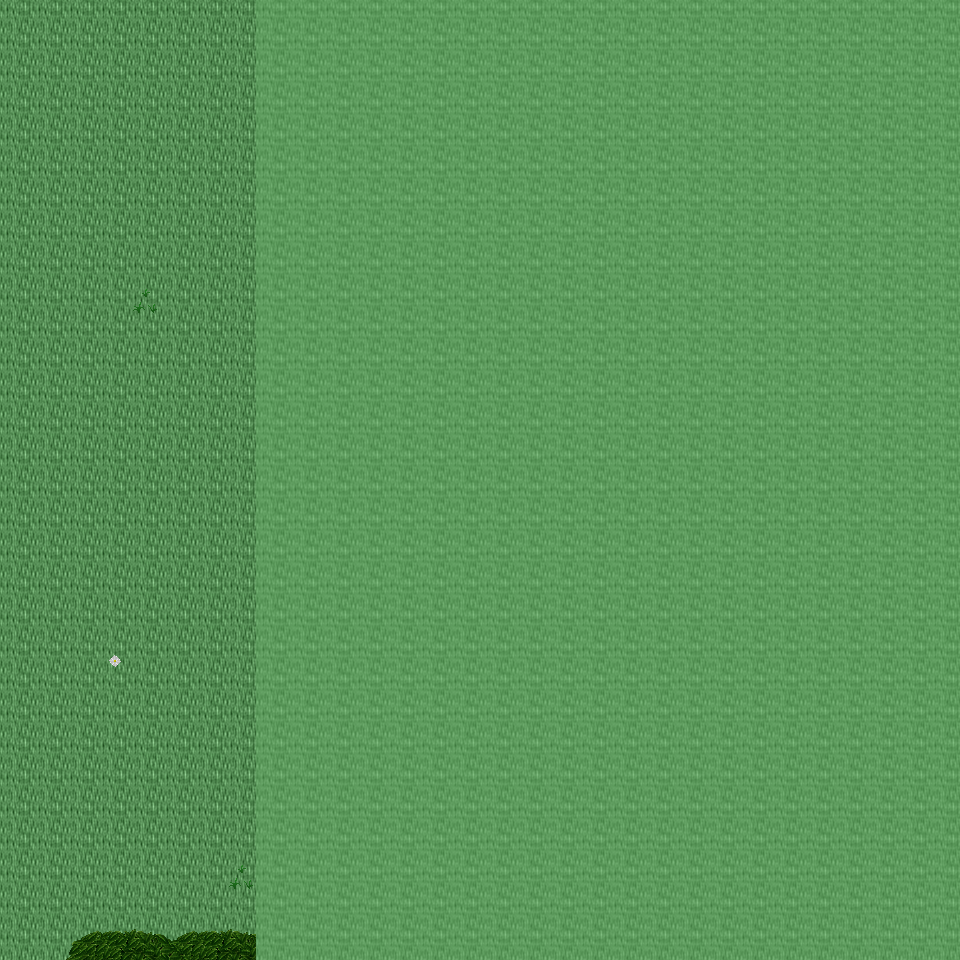

Rendered tile map (Tiled .tmx) drawn with the repository's tilesets; below, a short description and the map source with its tile grids summarised:
An orthogonal 30x30 tile map with 32x32 px tiles, 6 tile layers (Ground, Object, Object2, Above, ...), 31 tilesets and 3 objects (3x mapchange).

<map version="1.0" orientation="orthogonal" renderorder="right-down" width="30" height="30" tilewidth="32" tileheight="32" nextobjectid="4">
  <tileset firstgid="1" name="tileset_ground_ground" tilewidth="32" tileheight="32" tilecount="33" columns="3">
    <image source="../drawable/tileset_ground_ground.png" width="96" height="352" />
  </tileset>
  <tileset firstgid="34" name="tileset_plant_grasses" tilewidth="32" tileheight="32" tilecount="6" columns="3">
    <image source="../drawable/tileset_plant_grasses.png" width="96" height="64" />
  </tileset>
  <tileset firstgid="40" name="tileset_plant_flower_daisy_white" tilewidth="32" tileheight="32" tilecount="8" columns="2">
    <image source="../drawable/tileset_plant_flower_daisy_white.png" width="64" height="128" />
  </tileset>
  <tileset firstgid="48" name="tileset_ground_grass_edges" tilewidth="32" tileheight="32" tilecount="36" columns="12">
    <image source="../drawable/tileset_ground_grass_edges.png" width="384" height="96" />
  </tileset>
  <tileset firstgid="84" name="tileset_ground_grass_corners" tilewidth="32" tileheight="32" tilecount="24" columns="6">
    <image source="../drawable/tileset_ground_grass_corners.png" width="192" height="128" />
  </tileset>
  <tileset firstgid="108" name="tileset_ground_earth_edges" tilewidth="32" tileheight="32" tilecount="18" columns="6">
    <image source="../drawable/tileset_ground_earth_edges.png" width="192" height="96" />
  </tileset>
  <tileset firstgid="126" name="tileset_ground_rock_pebbles" tilewidth="32" tileheight="32" tilecount="3" columns="1">
    <image source="../drawable/tileset_ground_rock_pebbles.png" width="32" height="96" />
  </tileset>
  <tileset firstgid="129" name="tileset_plant_flower_daisy_yellow" tilewidth="32" tileheight="32" tilecount="8" columns="2">
    <image source="../drawable/tileset_plant_flower_daisy_yellow.png" width="64" height="128" />
  </tileset>
  <tileset firstgid="137" name="tileset_plant_flower_daisy_red" tilewidth="32" tileheight="32" tilecount="8" columns="2">
    <image source="../drawable/tileset_plant_flower_daisy_red.png" width="64" height="128" />
  </tileset>
  <tileset firstgid="145" name="tileset_plant_tree_tree_fluffy" tilewidth="32" tileheight="32" tilecount="12" columns="4">
    <image source="../drawable/tileset_plant_tree_tree_fluffy.png" width="128" height="96" />
  </tileset>
  <tileset firstgid="157" name="tileset_logic_collision" tilewidth="32" tileheight="32" tilecount="1" columns="1">
    <image source="../drawable/tileset_logic_collision.png" width="32" height="32" />
  </tileset>
  <tileset firstgid="158" name="tileset_ground_water_swamp_water" tilewidth="32" tileheight="32" tilecount="33" columns="3">
    <image source="../drawable/tileset_ground_water_swamp_water.png" width="96" height="352" />
  </tileset>
  <tileset firstgid="191" name="tileset_plant_tree_tree_darkgreen" tilewidth="32" tileheight="32" tilecount="88" columns="8">
    <image source="../drawable/tileset_plant_tree_tree_darkgreen.png" width="256" height="352" />
  </tileset>
  <tileset firstgid="279" name="tileset_plant_grasses_swamp" tilewidth="32" tileheight="32" tilecount="42" columns="6">
    <image source="../drawable/tileset_plant_grasses_swamp.png" width="192" height="224" />
  </tileset>
  <tileset firstgid="321" name="tileset_building_stone_ruins" tilewidth="32" tileheight="32" tilecount="72" columns="6">
    <image source="../drawable/tileset_building_stone_ruins.png" width="192" height="384" />
  </tileset>
  <tileset firstgid="393" name="tileset_item_gothic_large_gravestone" tilewidth="32" tileheight="32" tilecount="9" columns="3">
    <image source="../drawable/tileset_item_gothic_large_gravestone.png" width="96" height="96" />
  </tileset>
  <tileset firstgid="402" name="tileset_item_gothic_skull_post" tilewidth="32" tileheight="32" tilecount="2" columns="1">
    <image source="../drawable/tileset_item_gothic_skull_post.png" width="32" height="64" />
  </tileset>
  <tileset firstgid="404" name="tileset_item_gothic_tombstone_2" tilewidth="32" tileheight="32" tilecount="8" columns="2">
    <image source="../drawable/tileset_item_gothic_tombstone_2.png" width="64" height="128" />
  </tileset>
  <tileset firstgid="412" name="tileset_item_statue_broken_green_column" tilewidth="32" tileheight="32" tilecount="2" columns="1">
    <image source="../drawable/tileset_item_statue_broken_green_column.png" width="32" height="64" />
  </tileset>
  <tileset firstgid="414" name="tileset_item_statue_broken_lion" tilewidth="32" tileheight="32" tilecount="6" columns="2">
    <image source="../drawable/tileset_item_statue_broken_lion.png" width="64" height="96" />
  </tileset>
  <tileset firstgid="420" name="tileset_item_statue_green_stone" tilewidth="32" tileheight="32" tilecount="12" columns="4">
    <image source="../drawable/tileset_item_statue_green_stone.png" width="128" height="96" />
  </tileset>
  <tileset firstgid="432" name="tileset_ground_slate_tiles" tilewidth="32" tileheight="32" tilecount="15" columns="5">
    <image source="../drawable/tileset_ground_slate_tiles.png" width="160" height="96" />
  </tileset>
  <tileset firstgid="447" name="tileset_ground_rock_rocks" tilewidth="32" tileheight="32" tilecount="4" columns="2">
    <image source="../drawable/tileset_ground_rock_rocks.png" width="64" height="64" />
  </tileset>
  <tileset firstgid="451" name="tileset_ground_rock_rocks_2" tilewidth="32" tileheight="32" tilecount="4" columns="2">
    <image source="../drawable/tileset_ground_rock_rocks_2.png" width="64" height="64" />
  </tileset>
  <tileset firstgid="455" name="tileset_ground_rock_rocks_3" tilewidth="32" tileheight="32" tilecount="16" columns="4">
    <image source="../drawable/tileset_ground_rock_rocks_3.png" width="128" height="128" />
  </tileset>
  <tileset firstgid="471" name="tileset_plant_stump_hollow_logs" tilewidth="32" tileheight="32" tilecount="6" columns="3">
    <image source="../drawable/tileset_plant_stump_hollow_logs.png" width="96" height="64" />
  </tileset>
  <tileset firstgid="477" name="tileset_plant_tree_dead_tree_2" tilewidth="32" tileheight="32" tilecount="20" columns="4">
    <image source="../drawable/tileset_plant_tree_dead_tree_2.png" width="128" height="160" />
  </tileset>
  <tileset firstgid="497" name="tileset_plant_tree_dead_tree_3" tilewidth="32" tileheight="32" tilecount="16" columns="4">
    <image source="../drawable/tileset_plant_tree_dead_tree_3.png" width="128" height="128" />
  </tileset>
  <tileset firstgid="513" name="tileset_item_corpse_skeleton" tilewidth="32" tileheight="32" tilecount="4" columns="2">
    <image source="../drawable/tileset_item_corpse_skeleton.png" width="64" height="64" />
  </tileset>
  <tileset firstgid="517" name="tileset_item_corpse_swamp_sunken" tilewidth="32" tileheight="32" tilecount="32" columns="8">
    <image source="../drawable/tileset_item_corpse_swamp_sunken.png" width="256" height="128" />
  </tileset>
  <tileset firstgid="549" name="tileset_object_rock_pillars_stone" tilewidth="32" tileheight="32" tilecount="36" columns="6">
    <image source="../drawable/tileset_object_rock_pillars_stone.png" width="192" height="192" />
  </tileset>
  <layer name="Ground" width="30" height="30">
    <data>[900 cells, 900 non-empty, 11 distinct tile ids]</data>
  </layer>
  <layer name="Object" width="30" height="30">
    <data>[900 cells, 9 non-empty, 3 distinct tile ids]</data>
  </layer>
  <layer name="Object2" width="30" height="30">
    <data>[900 cells, 379 non-empty, 23 distinct tile ids]</data>
  </layer>
  <layer name="Above" width="30" height="30">
    <data>[900 cells, 6 non-empty, 4 distinct tile ids]</data>
  </layer>
  <layer name="Above2" width="30" height="30">
    <data>[900 cells, 0 non-empty, 0 distinct tile ids]</data>
  </layer>
  <layer name="Walkable" width="30" height="30">
    <data>[900 cells, 660 non-empty, 1 distinct tile ids]</data>
  </layer>
  <objectgroup name="MapEvents">
    <object id="1" name="north" type="mapchange" x="0" y="0" width="256" height="32">
      <properties>
        <property name="map" value="0_ados_mountain_n2_w2_x4_y0" />
        <property name="place" value="south" />
      </properties>
    </object>
    <object id="2" name="south" type="mapchange" x="0" y="928" width="256" height="32">
      <properties>
        <property name="map" value="0_ados_mountain_n2_w2_x4_y2" />
        <property name="place" value="north" />
      </properties>
    </object>
    <object id="3" name="west" type="mapchange" x="0" y="0" width="32" height="960">
      <properties>
        <property name="map" value="0_ados_mountain_n2_w2_x3_y1" />
        <property name="place" value="east" />
      </properties>
    </object>
  </objectgroup>
</map>
